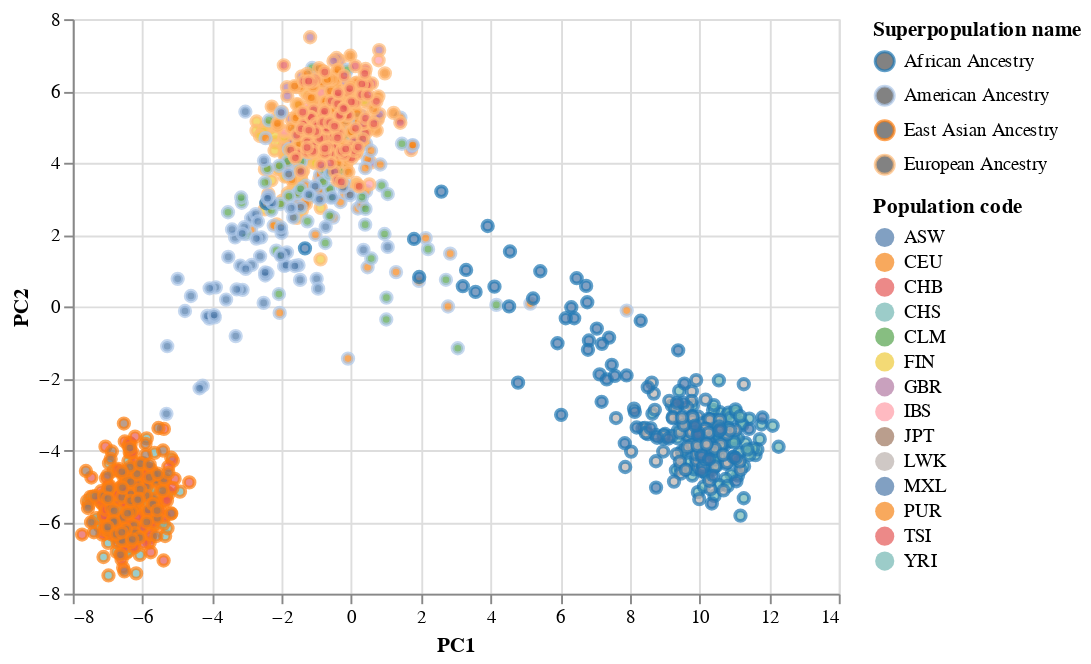

Here is the notebook cell this chart was saved with:
### Code cell
alt.Chart(df_plot).mark_point().encode(
    x='PC1',
    y='PC2',
    color=alt.Color('Superpopulation name', scale=alt.Scale(scheme='category20')),
    fill='Population code'
)

### Figure 1 — Vega-Lite specification as saved in the notebook (floating-point values rounded to 4 significant figures; data arrays with more than 128 entries replaced by an {"elided": "..."} marker saying what was removed)
{"config": {"view": {"continuousWidth": 400, "continuousHeight": 300}}, "data": {"name": "data-849a0ad16b5ad22318a3e5b42d30067a"}, "mark": "point", "encoding": {"color": {"field": "Superpopulation name", "scale": {"scheme": "category20"}, "type": "nominal"}, "fill": {"field": "Population code", "type": "nominal"}, "x": {"field": "PC1", "type": "quantitative"}, "y": {"field": "PC2", "type": "quantitative"}}, "$schema": "https://vega.github.io/schema/vega-lite/v4.17.0.json", "datasets": {"data-849a0ad16b5ad22318a3e5b42d30067a": {"elided": "1092 records"}}}
